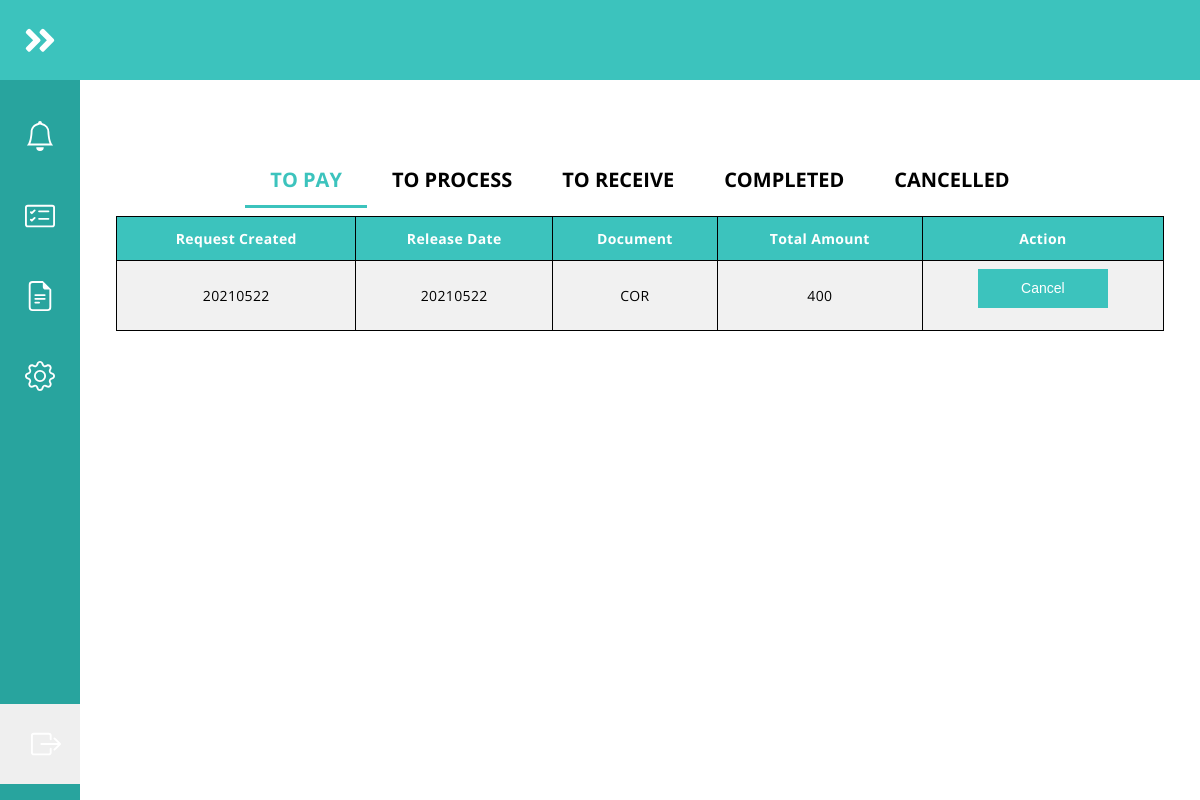
The app's page /student/status.php (signed in) with its own data.
### tables this page shows
CREATE TABLE `transactiondetailed_tbl` (
  `transactionDetailed_id` int(11) NOT NULL,
  `transactionMaster_id` int(11) NOT NULL,
  `document_id` int(11) NOT NULL,
  `document_quantity` int(11) NOT NULL,
  `document_pages` int(11) NOT NULL,
  `document_pricePerPage` int(11) NOT NULL,
  `document_subtotal` int(11) NOT NULL,
  `transaction_status` int(10) NOT NULL
);

CREATE TABLE `transactionmaster_tbl` (
  `transaction_id` int(11) NOT NULL,
  `student_id` int(11) NOT NULL,
  `employee_id` int(11) NOT NULL,
  `amount_total` int(11) NOT NULL,
  `amount_payment` int(11) NOT NULL,
  `transaction_date` int(11) NOT NULL,
  `transaction_dateFinished` int(11) NOT NULL,
  `isFinished` int(1) NOT NULL
);

CREATE TABLE `document_tbl` (
  `document_id` int(11) NOT NULL,
  `document_name` varchar(30) NOT NULL,
  `document_pricePerPageInPhp` int(11) NOT NULL,
  `document_pages` int(11) NOT NULL,
  `isDeleted` int(11) NOT NULL
);

### student/status.php (the view, shortened to what this page needs)
<html>
<head>
    <link rel="stylesheet" href="css/status.css"/>
    <link rel="stylesheet" href="css/table.css"/>
  </head>
  <body>
    <?php
      include('includes/navbar.php');
    ?>
    <main>
        <div class="mytabs">
            <label for="tabpay">TO PAY</label>
            <div class="tab">
            <div class="wrapper">
                    <div class="table-container">
                        <?php
                            $student_id = $_SESSION['student_id'];
                            $connection = mysqli_connect("localhost","root","","plvdocx_db");
                            $query = "SELECT  *
                                              from transactiondetailed_tbl
                                              inner join transactionmaster_tbl
                                              ON transactiondetailed_tbl.transactionMaster_id = transactionmaster_tbl.transaction_id
                                              inner join document_tbl
                                              on transactiondetailed_tbl.document_id = document_tbl.document_id
                                              WHERE transaction_status = 1 AND student_id = $student_id;
                            ";
                            $query_run = mysqli_query($connection, $query);
                        ?>
                            <table class="table">
                                <thead>
                                    <tr>
                                        <th>Request Created</th>
                                        <th>Release Date</th>
                                        <th>Document</th>
                                        <th>Total Amount</th>
                                        <th>Action</th>
                                    </tr>
                                </thead>
                                <tbody>
                                    <?php
                                        if(mysqli_num_rows($query_run) > 0){
                                            while($row = mysqli_fetch_assoc($query_run)){
                                    ?>
                                    <tr>
                                        <td data-label="Start Date"><?php echo $row['transaction_date'] ?></td>
                                        <td data-label="Start / End Time"><?php echo $row['transaction_dateFinished']?></td>
                                        <td data-label="Batch Type"><?php echo $row['document_name'] ?></td>
                                        <td data-label="Training Mode"><?php echo $row['document_subtotal'] ?></td>
                                        <td data-label="#">
                                        <div class="row">
                                            <div class="d-flex justify-content-around">
                                            <form action="code.php" method="post">
                                                <button type="submit" name="delete_btn" class="btn btn-danger ">Cancel</button>
                                            </form>
                                            </div>
                                        </div>
                                        </td>
                                    </tr>
                                    <?php
                                            }
                                        }
                                        else{
                                            echo "No Records Found";
                                        }
                                    ?>
                                </tbody>
                            </table>
                        </div>
                    </div>
            </div>
            <label for="tabprocess">TO PROCESS</label>
            <label for="tabreceive">TO RECEIVE</label>
            <label for="tabcompleted" >COMPLETED</label>
            <label for="tabcancelled">CANCELLED</label>
    </div>
    </main>
  </body>
  </html>

### student/css/status.css (style rules this page uses)
:root { font-size: 16px; font-family: 'Open Sans'; --text-primary: #b6b6b6; --text-secondary: #ececec; --bg-primary: #23232e; --bg-secondary: #141418; --transition-speed: 600ms; }
body { color: black; background-color: white; margin: 0; padding: 0; }
main { margin-left: 5rem; padding: 1rem; }
.wrapper { position: relative; top:0vh; }
button { border: #ffffff; }
.mytabs { display: flex; flex-wrap: wrap; justify-content: center; max-width: 150vh; margin: 50px auto; padding: 20px; height: 1.8vh; font-size: 2.5vh; }
.mytabs label { padding-left: 25px; padding-right: 25px; padding-bottom: 12px; background: transparent; font-weight: bold; }
.mytabs .tab { position: relative; top:1vh; width: 100%; height: 70vh; order: 1; display: none; }
.mytabs input[type='radio']:checked + label + .tab { display: block; }
.mytabs input[type="radio"]:checked + label { background: transparent; border-bottom:#3cc3bd solid 3px; color: #3cc3bd; }

### student/css/table.css (style rules this page uses)
.table-container { display: flex; justify-content: center; }
.table { width: 100%; border-collapse: collapse; }
.table thead { background-color: #3cc3bd; }
.table thead tr th { font-size: 14px; font-weight: medium; letter-spacing: 0.35px; color: #ffffff; opacity: 1; padding: 12px; vertical-align: top; border: 1px solid #000; }
.table tbody tr td { font-size: 14px; letter-spacing: 0.35px; font-weight: normal; color: #000; background-color: #f1f1f1; padding: 8px; text-align: center; border: 1px solid #000; }
.table tbody tr td .btn { width: 130px; text-decoration: none; line-height: 35px; display: inline-block; background-color: #3cc3bd; font-weight: medium; color: #ffffff; text-align: center; vertical-align: middle; user-select: none; border: 1px solid transparent; font-size: 14px; opacity: 1; }

### records on screen
transactiondetailed_tbl: transactionMaster.transaction_date "20210522", transactionMaster.transaction_dateFinished "20210522", document.document_name "COR", document_subtotal "400"
